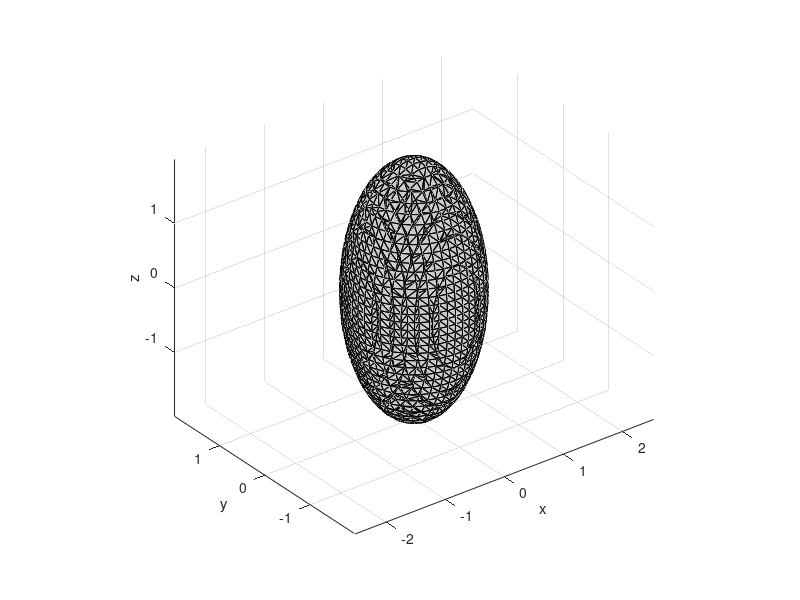

This figure's MATLAB source:
clear
clc
close all

%% Create spatial grid

x = linspace(-3,3,50);
y = linspace(-3,3,50);
z = linspace(-3,3,50);

[X,Y,Z] = meshgrid(x,y,z);


%% Implicit function of sphere

F = (X./1).^2 + (Y./1).^2 + (Z./2).^2 - 1;


%% Generate mesh

[faces,vertices] = isosurface(X,Y,Z,F,0);


%% Plot mesh

figure

patch('Vertices',vertices,...
      'Faces',faces,...
      'FaceColor',[0.8 0.8 0.8],...
      'EdgeColor','k',...
      'LineWidth',0.5);

axis equal
grid on

xlabel('x')
ylabel('y')
zlabel('z')

view(3)
